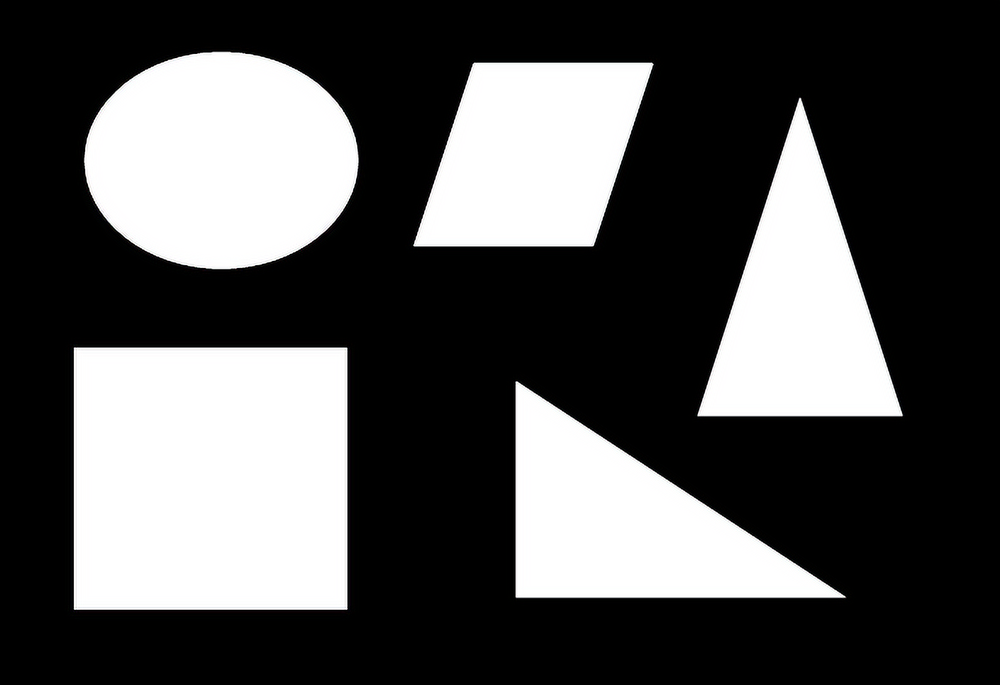
#> input picture Chapter 10. Image Measurements/Figures/objects.png, 1000 x 685 px, shrunk from 1410 x 966 before the run, found by its file name
$ jupyter execute chapter10.ipynb
#> lines starting #> are read from the running program, lines starting #| are printed output that depends on the picture; after the words box and inside, x2 and y2 are one past the last pixel; in counts of white or black regions, pixels touching at a corner belong together; long printed decimals are rounded
# Chapter 10

#### Image Measurements

##### Labeling

[cell 1]
import numpy
import cv2
from PIL import Image
import matplotlib.pyplot as plt
import matplotlib.patches as mpatches
from skimage.morphology  import label
from skimage.measure import regionprops
from skimage.filters.thresholding import threshold_otsu
import matplotlib.pyplot as plt

# Opening the image and converting it to grayscale.
a = Image.open('../Figures/objects.png').convert('L')
# a is converted to an ndarray.
a = numpy.asarray(a)
# Threshold value is determined by
# using Otsu's method.
thresh = threshold_otsu(a)
#> thresh = 127
# The pixels with intensity greater than
# "theshold" are kept.
b = a > thresh
#> b: shape (685, 1000) bool; 32.2% white; 5 white regions
# Labelling is performed on b.
c = label(b)
#> c: shape (685, 1000) int32; 6 distinct labels, from 0 to 5
# c is saved as label_output.png
cv2.imwrite('../Figures/label_output.png', c)
# On the labelled image c, regionprops is performed
d = regionprops(c)
#> d = 5 regions; box (x1, y1, x2, y2) and area: (74, 347, 348, 610) 71529, (84, 52, 359, 269) 46706, (516, 381, 846, 598) 36044, (413, 63, 654, 246) 33050, (697, 98, 903, 416) 32960
# the following command creates an empty plot of
# dimension 3 inch by 3 inch
fig, ax = plt.subplots(ncols=1,nrows=1,
          figsize=(3, 3))
# plots the label image on the
# previous plot using colormap
ax.imshow(c, cmap='YlOrRd')

for i in d:
    # Printing the x and y values of the
    # centroid where centroid[1] is the x value
    # and centroid[0] is the y value.
    print(i.centroid[1], i.centroid[0])
    # Plot a red circle at the centroid, ro stands
    # for red.
    plt.plot(i.centroid[1],i.centroid[0],'ro')
    # In the bounding box, (lr,lc) are the
    # co-ordinates of the lower left corner and
    # (ur,uc) are the co-ordinates
    # of the top right corner.
    lr, lc, ur, uc = i.bbox
    # The width and the height of the bounding box
    # is computed.
    rec_width = uc - lc
    rec_height = ur - lr

    # Rectangular boxes with
	# origin at (lr,lc) are drawn.
    rect = mpatches.Rectangle((lc, lr),rec_width,
           rec_height,fill=False,edgecolor='black',
           linewidth=2)
    # This adds the rectangular boxes to the plot.
    ax.add_patch(rect)
#> this loop made 5 passes
#> (lr, lc, ur, uc, rec_width, rec_height) on passes 1 to 5: (52, 84, 269, 359, 275, 217), (63, 413, 246, 654, 241, 183), (98, 697, 416, 903, 206, 318), (347, 74, 610, 348, 274, 263), (381, 516, 598, 846, 330, 217)
#| 220.881 159.995
#| 533.008 154.000
#| 799.593 308.786
#| 209.998 478.498
#| 626.078 525.064
# Saving the figure
fig = plt.figure(figsize=(20, 20))
ax = fig.add_subplot(1, 2, 1)
imgplot = plt.imshow(a, cmap='gray')
ax.set_title('Before')
ax = fig.add_subplot(1, 2, 2)
imgplot = plt.imshow(b, cmap='gray')
ax.set_title('After')
plt.show()

#### Hough Line

[cell 2]
import cv2
import numpy as np
import matplotlib.pyplot as plt

# Opening the image.
im = cv2.imread('../Figures/hlines.png')
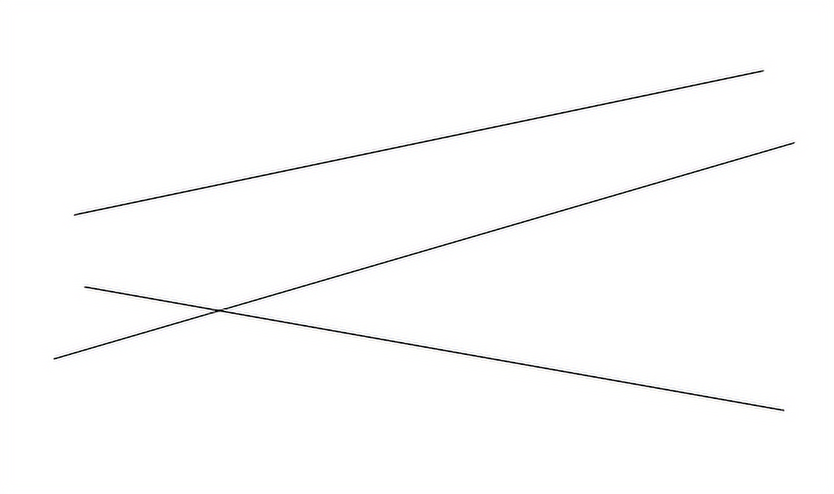
#> input picture Chapter 10. Image Measurements/Figures/hlines.png, 834 x 494 px, shrunk from 1176 x 696 before the run, found by its file name
#> im is the input picture: shape (494, 834, 3); mean B, G, R 252.6, 252.6, 252.6
# Converting the image to grayscale.
a1 = cv2.cvtColor(im, cv2.COLOR_BGR2GRAY)
# Thresholding the image to obtain
# only foreground pixels.
thresh, b1 = cv2.threshold(a1, 0, 255,
            cv2.THRESH_BINARY_INV+cv2.THRESH_OTSU)
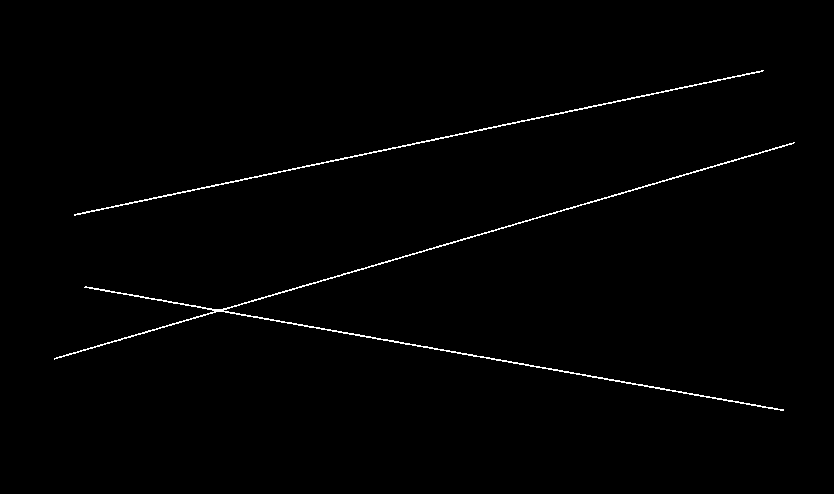
#> b1: shape (494, 834); 0.92% white in thin lines or dots, all inside (x1, y1, x2, y2) = (54, 70, 795, 411)
#> thresh = 158

cv2.imwrite('../Figures/hlines_thresh.png', b1)
# Performing the Hough lines transform.
lines = cv2.HoughLines(b1, 10, np.pi/20, 100)
#> lines = 22 rows, first 8: [280, 1.73], [370, 1.26], [200, 1.41], [170, 1.88], [330, 1.41], [350, 1.41], [310, 1.41], [400, 1.1]
for rho, theta in lines[0]:
    a = np.cos(theta)
    b = np.sin(theta)
    x0 = a*rho
    y0 = b*rho
    x1 = int(x0 + 1000*(-b))
    y1 = int(y0 + 1000*(a))
    x2 = int(x0 - 1000*(-b))
    y2 = int(y0 - 1000*(a))

    cv2.line(im,(x1,y1),(x2,y2),(0,0,255),2)
#> this loop made 1 pass
#> (rho, theta, a, b, x0, y0, x1, y1) on pass 1: (280, 1.73, -0.156, 0.988, -43.8, 276.6, -1031, 120)
#> im: shape (494, 834, 3); 0.61% of pixels changed, all inside (x1, y1, x2, y2) = (0, 281, 834, 417)
fig = plt.figure(figsize=(20, 20))
ax = fig.add_subplot(1, 2, 1)
imgplot = plt.imshow(im, cmap='gray')
ax.set_title('Before')
ax = fig.add_subplot(1, 2, 2)
imgplot = plt.imshow(b1, cmap='gray')
ax.set_title('After')
plt.show()
#> figure, not shown here; B, G, R data is drawn as R, G, B

# Printing the lines: distance and angle in radians.
print(lines)
#> (printed output is left out)

#### Hough Circle

[cell 3]
import numpy as np
import scipy.ndimage
from PIL import Image
import cv2
import matplotlib.pyplot as plt

# opening the image and converting it to grayscale
a = Image.open('../Figures/withcontrast1.png')
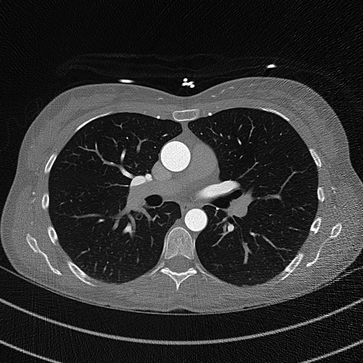
#> input picture Chapter-10 Image Measurement/Figures/withcontrast1.png, 363 x 363 px, shrunk from 512 x 512 before the run, found by its file name
#> a is the input picture: PIL image 363x363 RGBA; mean R, G, B, A 50.4, 50.4, 50.4, 255
a = a.convert('L')
#> a: PIL image 363x363 L
# Median filter is performed on the
# image to remove noise.
img = scipy.ndimage.filters.median_filter(a,size=5)
# Circles are determined using
# Hough circles transform.
circles = cv2.HoughCircles(img,
          cv2.HOUGH_GRADIENT,1,10,param1=100,
          param2=20,minRadius=5,maxRadius=40)
#> circles = [[233.5, 243.5, 38.3], [195.5, 219.5, 11.6], [128.5, 243.5, 33.8], [175.5, 155.5, 15.5], [154.5, 201.5, 8], [282.5, 225.5, 27.1], [142.5, 156.5, 21.2], [119.5, 144.5, 20.2], [217.5, 208.5, 14.1], [178.5, 236.5, 13.8]]
# circles image is rounded to unsigned integer 16.
circles = np.uint16(np.around(circles))
#> circles = [[234, 244, 38], [196, 220, 12], [128, 244, 34], [176, 156, 16], [154, 202, 8], [282, 226, 27], [142, 156, 21], [120, 144, 20], [218, 208, 14], [178, 236, 14]]
# For each detected circle.
for i in circles[0,:]:
	# An outer circle is drawn for visualization.
    cv2.circle(img,(i[0],i[1]),i[2],(0,255,0),2)
	# its center is marked
    cv2.circle(img,(i[0],i[1]),2,(0,0,255),3)
#> this loop made 10 passes
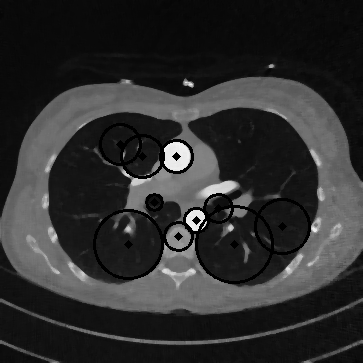
#> img: shape (363, 363); min 0, max 244, mean 46.5
# Saving the image as houghcircles_output.png
fig = plt.figure(figsize=(20, 20))
ax = fig.add_subplot(1, 2, 1)
imgplot = plt.imshow(a, cmap='gray')
ax.set_title('Before')
ax = fig.add_subplot(1, 2, 2)
imgplot = plt.imshow(img, cmap='gray')
ax.set_title('After')
plt.show()

#### Template Matching

[cell 4]
import cv2
import numpy
from PIL import Image
from skimage.morphology  import label
from skimage.measure import regionprops
from skimage.feature import match_template
import matplotlib.pyplot as plt

# Opening the image and converting it to grayscale.
image = Image.open('../Figures/airline_seating.png')
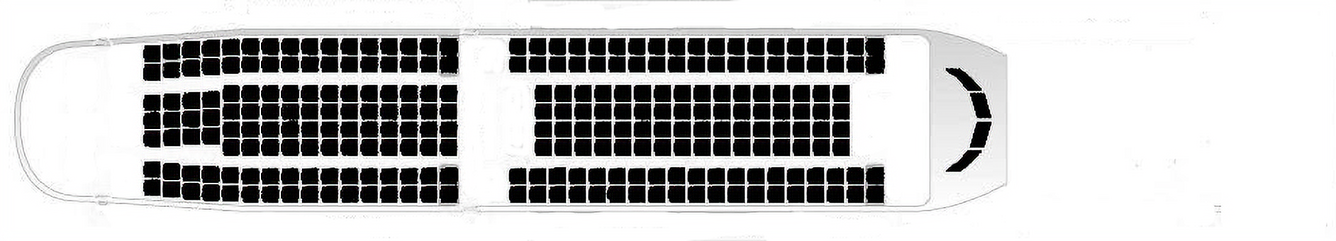
#> input picture Chapter_10-Image Measurements-Modified-Kevin/Figures/airline_seating.png, 1336 x 241 px, shrunk from 1884 x 340 before the run, found by its file name
#> image is the input picture: PIL image 1336x241 RGB; mean R, G, B 191, 190.9, 191
image = image.convert('L')
#> image: PIL image 1336x241 L
# Converting the input image into an ndarray.
image = numpy.asarray(image)
# Reading the template image.
temp = Image.open('../Figures/template1.png')
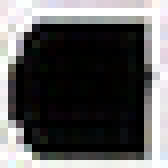
#> input picture Chapter 10. Image Measurements/Figures/template1.png, 21 x 21 px, shrunk from 30 x 30 before the run, found by its file name (shown 8 times larger)
#> temp is the input picture: PIL image 21x21 RGB; mean R, G, B 91.9, 91.3, 91.4
temp = temp.convert('L')
#> temp: PIL image 21x21 L
# Converting the template into an ndarray.
temp = numpy.asarray(temp)
# Performing template matching.
result = match_template(image, temp)
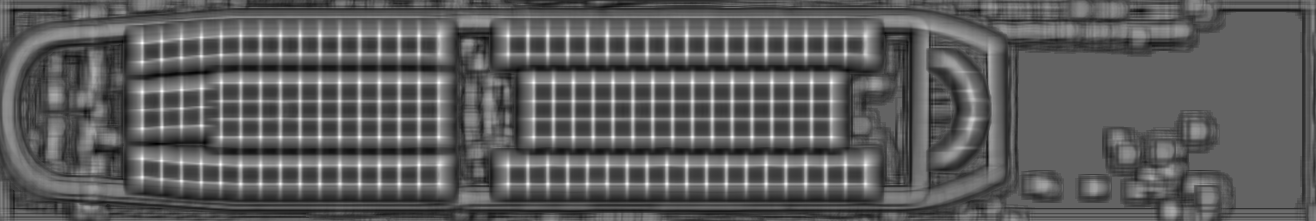
#> result: shape (221, 1316) float64; min -0.624, max 0.972, mean -0.0382; drawn with min black and max white
thresh = 3
# Thresholding the result from template
# matching considering pixel values where the
# normalized cross-correlation is greater than 1.
res = result > thresh
#> res: shape (221, 1316) bool; every value is 0
# Labeling the thresholded image.
c = label(res, background=0)
#> c: shape (221, 1316) int32; every value is 0
# Performing regionprops to count the
# number of label.
reprop = regionprops(c)
#> reprop = []
print("The number of seats are:", len(reprop))
#| The number of seats are: 0
# Converting the binary image to an 8-bit for storing.
res = res*255
#> res: shape (221, 1316) int64; every value is 0
# Converting the ndarray to image.
fig = plt.figure(figsize=(20, 20))
ax = fig.add_subplot(1, 2, 1)
imgplot = plt.imshow(image, cmap='gray')
ax.set_title('Before')
ax = fig.add_subplot(1, 2, 2)
imgplot = plt.imshow(temp, cmap='gray')
ax.set_title('After')
plt.show()

#### FAST Corner Detector

[cell 5]
import numpy as np
from PIL import Image
from skimage.feature import corner_peaks
from skimage.feature import corner_subpix, corner_fast
from matplotlib import pyplot as plt

# Image is opened and is converted to grayscale.
img = Image.open('../Figures/corner_detector.png').convert('L')
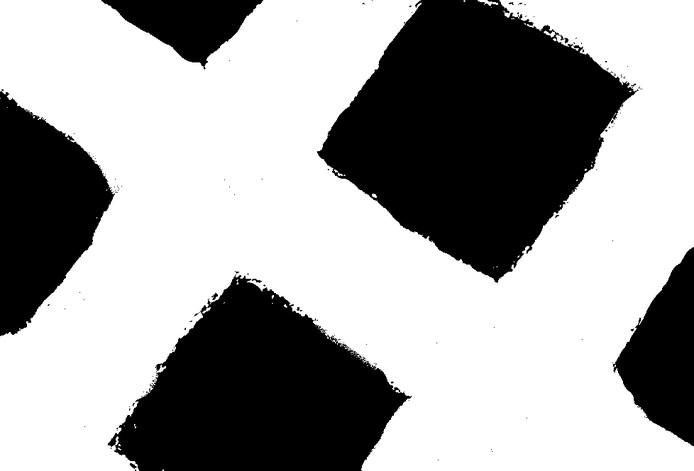
#> input picture Chapter 10. Image Measurements/Figures/corner_detector.png, 694 x 471 px, shrunk from 978 x 664 before the run, found by its file name
#> img: PIL image 694x471 L
# img is converted to an ndarray.
img1 = np.asarray(img)

corner_response = corner_fast(img1)
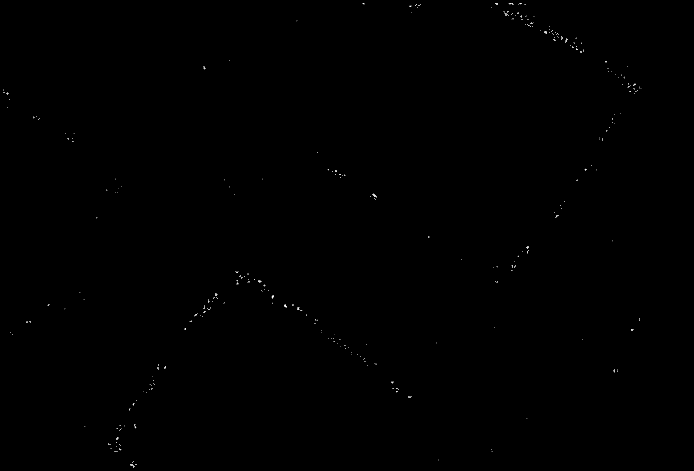
#> corner_response: shape (471, 694) float64; min 0, max 15.94, mean 0.0199; drawn with min black and max white
cpv = corner_peaks(corner_response, min_distance=20)
#> cpv = 42 pairs, first value 20 to 449, second value 26 to 634
corners_subpix_val = corner_subpix(img1, cpv, window_size=13)
#> corners_subpix_val = 42 rows, first 8: [nan, nan], [nan, nan], [nan, nan], [nan, nan], [nan, nan], [170.3, 586.6], [nan, nan], [175.3, 338]

fig = plt.figure(figsize=(20, 20))
ax = fig.add_subplot(1, 2, 1)
imgplot = plt.imshow(img, cmap='gray')
ax.set_title('Before')
ax = fig.add_subplot(1, 2, 2)
imgplot = plt.imshow(img1, cmap='gray')
ax.set_title('After')
x = corners_subpix_val[:, 1]
y = corners_subpix_val[:, 0]
ax.plot(x, y, 'ob', markersize=10)
plt.show()
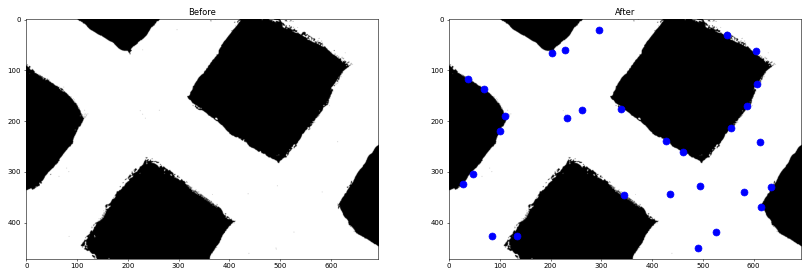
#> figure drawn by matplotlib, 2 panels

#### Harris Corner Detector

[cell 6]
import numpy as np
from PIL import Image
from matplotlib import pyplot as plt
from skimage.feature import corner_harris
from skimage.feature import corner_peaks, corner_subpix

# Opening image and converting it into grayscale.
img = Image.open('../Figures/corner_detector.png').convert('L')
# img is converted to an ndarray.
img1 = np.asarray(img)

# Detecting corners using Harris.
corner_response = corner_harris(img1, k=0.01)
# Detecting peak values.
corners_peak_val = corner_peaks(corner_response, 60)
#> corners_peak_val = [[305, 284], [197, 376], [247, 528], [366, 165], [330, 631], [61, 207], [390, 396], [70, 375], [194, 234], [95, 467], [398, 255]]

corners_subpix_val = corner_subpix(img1, corners_peak_val, 13)
#> corners_subpix_val = [[304.5, 284.9], [196.8, 373.2], [248.8, 527.6], [nan, nan], [329.4, 634.1], [63.51, 203.8], [388.9, 395.3], [67.99, 376.9], [193.9, 233.4], [nan, nan], [nan, nan]]
# Defining a subplot.
# Displaying the image.
fig = plt.figure(figsize=(20, 20))
ax = fig.add_subplot(1, 2, 1)
imgplot = plt.imshow(img, cmap='gray')
ax.set_title('Before')
ax = fig.add_subplot(1, 2, 2)
imgplot = plt.imshow(img1, cmap='gray')
ax.set_title('After')
x = corners_subpix_val[:, 1]
#> x = [284.9, 373.2, 527.6, nan, 634.1, 203.8, 395.3, 376.9, 233.4, nan, nan]
y = corners_subpix_val[:, 0]
#> y = [304.5, 196.8, 248.8, nan, 329.4, 63.51, 388.9, 67.99, 193.9, nan, nan]
ax.plot(x, y, 'ob', markersize=10)
plt.show()
